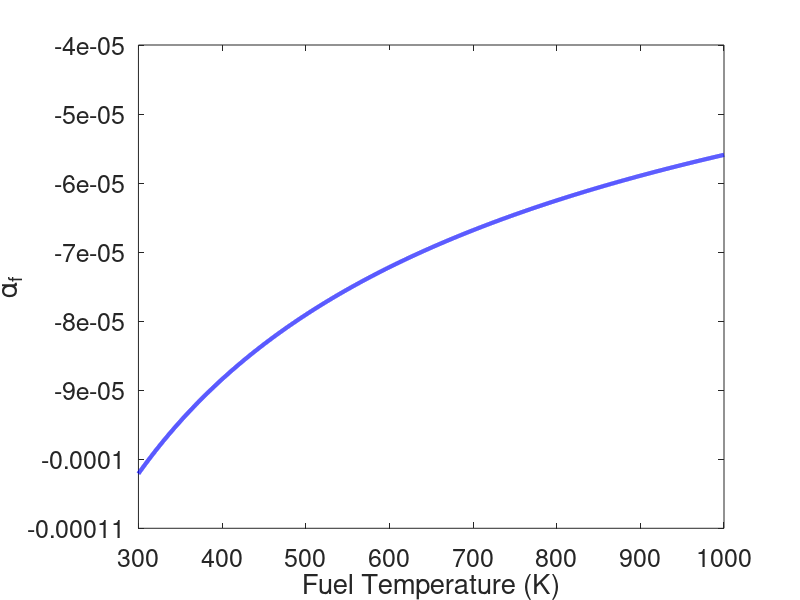

Source code (MATLAB):
% Chris Kreienkamp - 901965168
% AME 54533 - Nuclear Science
% Homework #8 - 17 Apr 2019

clear
clc
clf



%% PROBLEM 1 (9.1)
rho = 11;                       % g/cm^3
D = 1.1;                        % cm
gamma = 0.0061 + 0.0047*(4/rho/D);
p = 0.63;
T_f = linspace(300,1000,10000);
alpha_f = -gamma/2./sqrt(T_f)*log(1/p);

plot(T_f,alpha_f,'b-','LineWidth',3)
set(gca,'FontSize',18)
xlabel('Fuel Temperature (K)'); ylabel('\alpha_f');
